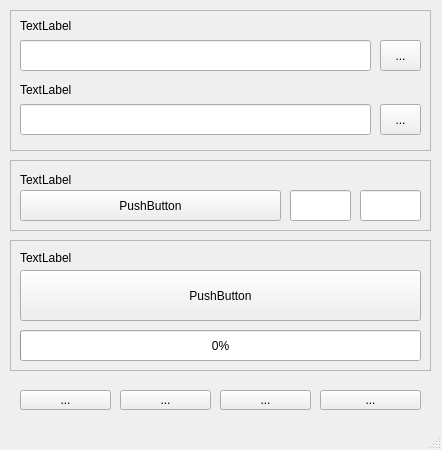
<?xml version="1.0" encoding="UTF-8"?>
<ui version="4.0">
 <class>MainWindow</class>
 <widget class="QMainWindow" name="MainWindow">
  <property name="geometry">
   <rect>
    <x>0</x>
    <y>0</y>
    <width>442</width>
    <height>450</height>
   </rect>
  </property>
  <property name="windowTitle">
   <string>MainWindow</string>
  </property>
  <widget class="QWidget" name="centralwidget">
   <widget class="QToolButton" name="toolButton_3">
    <property name="geometry">
     <rect>
      <x>320</x>
      <y>390</y>
      <width>101</width>
      <height>20</height>
     </rect>
    </property>
    <property name="text">
     <string>...</string>
    </property>
   </widget>
   <widget class="QToolButton" name="toolButton_4">
    <property name="geometry">
     <rect>
      <x>220</x>
      <y>390</y>
      <width>91</width>
      <height>20</height>
     </rect>
    </property>
    <property name="text">
     <string>...</string>
    </property>
   </widget>
   <widget class="QToolButton" name="toolButton_5">
    <property name="geometry">
     <rect>
      <x>120</x>
      <y>390</y>
      <width>91</width>
      <height>20</height>
     </rect>
    </property>
    <property name="text">
     <string>...</string>
    </property>
   </widget>
   <widget class="QToolButton" name="toolButton_6">
    <property name="geometry">
     <rect>
      <x>20</x>
      <y>390</y>
      <width>91</width>
      <height>20</height>
     </rect>
    </property>
    <property name="text">
     <string>...</string>
    </property>
   </widget>
   <widget class="QFrame" name="frame">
    <property name="geometry">
     <rect>
      <x>10</x>
      <y>10</y>
      <width>421</width>
      <height>141</height>
     </rect>
    </property>
    <property name="frameShape">
     <enum>QFrame::StyledPanel</enum>
    </property>
    <property name="frameShadow">
     <enum>QFrame::Raised</enum>
    </property>
    <widget class="QLabel" name="label_4">
     <property name="geometry">
      <rect>
       <x>10</x>
       <y>70</y>
       <width>351</width>
       <height>20</height>
      </rect>
     </property>
     <property name="text">
      <string>TextLabel</string>
     </property>
    </widget>
    <widget class="QLabel" name="label">
     <property name="geometry">
      <rect>
       <x>10</x>
       <y>6</y>
       <width>351</width>
       <height>20</height>
      </rect>
     </property>
     <property name="text">
      <string>TextLabel</string>
     </property>
    </widget>
    <widget class="QLineEdit" name="lineEdit_2">
     <property name="geometry">
      <rect>
       <x>10</x>
       <y>94</y>
       <width>351</width>
       <height>31</height>
      </rect>
     </property>
    </widget>
    <widget class="QLineEdit" name="lineEdit">
     <property name="geometry">
      <rect>
       <x>10</x>
       <y>30</y>
       <width>351</width>
       <height>31</height>
      </rect>
     </property>
    </widget>
    <widget class="QToolButton" name="toolButton">
     <property name="geometry">
      <rect>
       <x>370</x>
       <y>30</y>
       <width>41</width>
       <height>31</height>
      </rect>
     </property>
     <property name="text">
      <string>...</string>
     </property>
    </widget>
    <widget class="QToolButton" name="toolButton_2">
     <property name="geometry">
      <rect>
       <x>370</x>
       <y>94</y>
       <width>41</width>
       <height>31</height>
      </rect>
     </property>
     <property name="text">
      <string>...</string>
     </property>
    </widget>
   </widget>
   <widget class="QFrame" name="frame_2">
    <property name="geometry">
     <rect>
      <x>10</x>
      <y>160</y>
      <width>421</width>
      <height>71</height>
     </rect>
    </property>
    <property name="frameShape">
     <enum>QFrame::StyledPanel</enum>
    </property>
    <property name="frameShadow">
     <enum>QFrame::Raised</enum>
    </property>
    <widget class="QLineEdit" name="lineEdit_4">
     <property name="geometry">
      <rect>
       <x>350</x>
       <y>30</y>
       <width>61</width>
       <height>31</height>
      </rect>
     </property>
    </widget>
    <widget class="QLabel" name="label_2">
     <property name="geometry">
      <rect>
       <x>10</x>
       <y>10</y>
       <width>401</width>
       <height>20</height>
      </rect>
     </property>
     <property name="text">
      <string>TextLabel</string>
     </property>
    </widget>
    <widget class="QPushButton" name="pushButton_2">
     <property name="geometry">
      <rect>
       <x>10</x>
       <y>30</y>
       <width>261</width>
       <height>31</height>
      </rect>
     </property>
     <property name="text">
      <string>PushButton</string>
     </property>
    </widget>
    <widget class="QLineEdit" name="lineEdit_3">
     <property name="geometry">
      <rect>
       <x>280</x>
       <y>30</y>
       <width>61</width>
       <height>31</height>
      </rect>
     </property>
    </widget>
   </widget>
   <widget class="QFrame" name="frame_3">
    <property name="geometry">
     <rect>
      <x>10</x>
      <y>240</y>
      <width>421</width>
      <height>131</height>
     </rect>
    </property>
    <property name="frameShape">
     <enum>QFrame::StyledPanel</enum>
    </property>
    <property name="frameShadow">
     <enum>QFrame::Raised</enum>
    </property>
    <widget class="QProgressBar" name="progressBar">
     <property name="geometry">
      <rect>
       <x>10</x>
       <y>90</y>
       <width>401</width>
       <height>31</height>
      </rect>
     </property>
     <property name="value">
      <number>0</number>
     </property>
    </widget>
    <widget class="QLabel" name="label_3">
     <property name="geometry">
      <rect>
       <x>10</x>
       <y>10</y>
       <width>401</width>
       <height>16</height>
      </rect>
     </property>
     <property name="text">
      <string>TextLabel</string>
     </property>
    </widget>
    <widget class="QPushButton" name="pushButton">
     <property name="geometry">
      <rect>
       <x>10</x>
       <y>30</y>
       <width>401</width>
       <height>51</height>
      </rect>
     </property>
     <property name="text">
      <string>PushButton</string>
     </property>
    </widget>
   </widget>
  </widget>
  <widget class="QMenuBar" name="menubar">
   <property name="geometry">
    <rect>
     <x>0</x>
     <y>0</y>
     <width>442</width>
     <height>21</height>
    </rect>
   </property>
  </widget>
  <widget class="QStatusBar" name="statusbar"/>
 </widget>
 <resources/>
 <connections/>
</ui>
